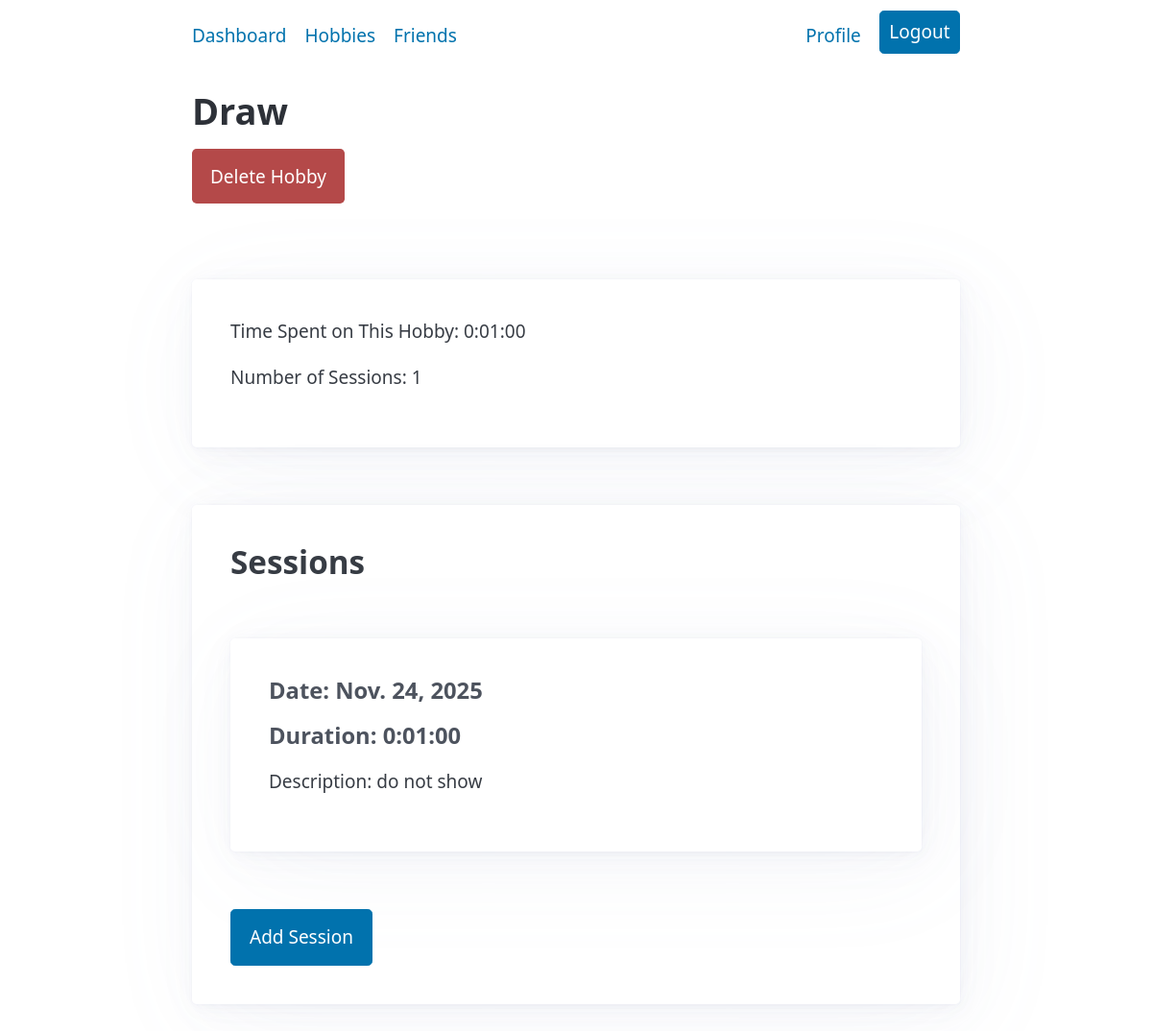
Page /hobbyhub/hobbies/draw/ (signed in) on the committed database.
### hobbies/models.py (models this page shows, shortened)
class Hobby(models.Model):
     user_profile = models.ForeignKey(
          UserProfile,
          on_delete=models.CASCADE,   # if the UserProfile is deleted, automatically delete all Hobbies associated with that profile
          related_name="hobbies"    # enables reverse lookup: user.hobbies returns all hobbies for given User object
     )
     name = models.CharField(
          unique=True,
          max_length=255,
     )
     date_created = models.DateField(auto_now_add = True)
     @property
     def total_time_spent(self):
          total_time = timedelta()
          all_sessions = self.sessions.all()    # get all sessions that are associated with this Hobby
          for session in all_sessions:
               total_time += session.duration
          return total_time
     class Meta:
          constraints = [
               models.UniqueConstraint(
                    fields=['user_profile', 'name'],
                    name='unique_hobby_per_user_profile'
               )
          ]

### hobby_sessions/models.py (models this page shows)
class Session(models.Model):
     user_profile = models.ForeignKey(
          UserProfile,
          on_delete=models.CASCADE,    # if the UserProfile is deleted, automatically delete all Sessions that belong to it
          related_name='sessions',     # enables reverse lookup: user_profile.sessions returns all sessions for given UserProfile object
     )
     hobby = models.ForeignKey(
        Hobby,
        on_delete=models.CASCADE,    # if the Hobby is deleted, automatically delete all Sessions associated with it
        related_name='sessions',     # enables reverse lookup: hobby.sessions returns all sessions for given Hobby object
    )
     date = models.DateField()
     start_time = models.TimeField()
     end_time = models.TimeField()
     @property
     def duration(self):
          start_dt = datetime.combine(self.date, self.start_time)
          end_dt = datetime.combine(self.date, self.end_time)
          return end_dt - start_dt
     description = models.TextField(
          blank=True,
          null=True)
     upload = models.ImageField(
        upload_to='session_pictures/',
        blank=True,
        null=True)
     friend_visibility = models.BooleanField(default=True)
     class Meta:
          constraints = [
               models.CheckConstraint(
                    name="require_description_or_upload",
                    check=(
                         Q(description__isnull=False) | Q(upload__isnull=False)
                    ),
               )
          ]

### hobbies/views.py (the view)
# urls.py: path("<str:name>/", hobby_detail_view, name="hobby_detail"),
def hobby_detail_view(request, name):
     if request.method == "GET":
          user_profile = request.user.userprofile
          hobbies = user_profile.hobbies.annotate(
               session_count=Count("sessions"),
          )
          hobby = hobbies.get(name=name)
          delete_hobby_url = reverse("hobbies:delete_hobby", args=[hobby.name])   # build the url to delete the specific Hobby
          sessions = hobby.sessions.all()    # get all sessions associated with hobby
          sorted_sessions = sessions.order_by("-date", "-end_time")    # sort sessions by date, time in descending order (newest to oldest)
          for session in sorted_sessions:
               session.delete_url = reverse("hobby_sessions:delete_session", args=[hobby.name, session.id])
          return render(request, "hobbies/hobby_detail.html", {
               "hobby": hobby,
               "delete_hobby_url": delete_hobby_url,
               "sessions": sorted_sessions,
          })
     return redirect("hobbies:hobby_detail", name=name)

### hobbies/templates/hobbies/hobby_detail.html (shortened to what this page needs)
{% extends "base.html" %}
{% block content %}
    <h1>{{ hobby.name|title }}</h1>
    <button class="warning_button" type="button" onclick="openDialog('delete_hobby')">Delete Hobby</button>
    <article>
        <p>Time Spent on This Hobby: {{ hobby.total_time_spent }}</p>
        <p>Number of Sessions:
            {% if hobby.session_count %}
                {{ hobby.session_count }}
            {% else %}
                0
            {% endif %}
        </p>
    </article>
    <article>
    <h2>Sessions</h2>
        {% include 'hobby_sessions/sessions_list.html' %}
        <a href="{% url 'hobby_sessions:create_session' hobby.name %}" role="button">Add Session</a>
    </article>
{% endblock %}

### hobby_sessions/templates/hobby_sessions/single_session.html (shortened to what this page needs)
{% block session %}
     <article>
          <div>
               <h4>Date: {{ session.date }}</h4>
               <h4>Duration: {{ session.duration }}</h4>
          </div>
          {% if session.description %}
               <p>Description: {{ session.description }}</p>
          {% endif %}
     </article>
{% endblock %}

### static/css/custom.css (style rules this page uses)
article { margin: 60px 0; padding: 40px; }
.warning_button { background-color: #b44949; color: white; border: #833434; box-shadow: none !important; }

### rows in the picture
Hobby: name "Draw", total_time_spent "0:01:00", session_count "1"
Session: date "Nov. 24, 2025", duration "0:01:00", description "do not show"
